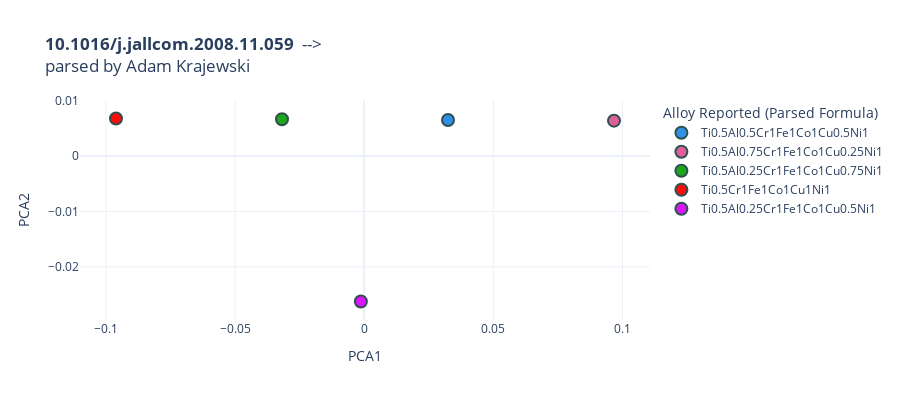

Notebook source saved alongside this figure:
### Code cell
sDOI.get_compVecs_2DPCA()
sDOI.analyze_compVecs_2DPCA()

### Figure 1 — Plotly figure (JSON) as saved in the notebook; plotly's stock layout.template omitted (floating-point values rounded to 4 significant figures)
{"data": [{"hovertemplate": "<b>%{hovertext}</b><br><br>Alloy Reported (Parsed Formula)=Ti0.5Al0.5Cr1Fe1Co1Cu0.5Ni1<br>PCA1=%{x}<br>PCA2=%{y}<extra></extra>", "hovertext": ["F: Ti0.5 Cr1 Fe1 Co1 Ni1 Cu0.5 Al0.5<br>PF: Ti9.1 Cr18.2 Fe18.2 Co18.2 Ni18.2 Cu9.1 Al9.1<br>Raw: Al0.5CoCrCu0.5FeNiTi0.5<br>RF: Ti1 Cr2 Fe2 Co2 Ni2 Cu1 Al1"], "legendgroup": "Ti0.5Al0.5Cr1Fe1Co1Cu0.5Ni1", "marker": {"color": "#2E91E5", "line": {"color": "DarkSlateGrey", "width": 2}, "size": 12, "symbol": "circle"}, "mode": "markers", "name": "Ti0.5Al0.5Cr1Fe1Co1Cu0.5Ni1", "orientation": "v", "showlegend": true, "type": "scatter", "x": [0.03246], "xaxis": "x", "y": [0.006499], "yaxis": "y"}, {"hovertemplate": "<b>%{hovertext}</b><br><br>Alloy Reported (Parsed Formula)=Ti0.5Al0.75Cr1Fe1Co1Cu0.25Ni1<br>PCA1=%{x}<br>PCA2=%{y}<extra></extra>", "hovertext": ["F: Ti0.5 Cr1 Fe1 Co1 Ni1 Cu0.25 Al0.75<br>PF: Ti9.1 Cr18.2 Fe18.2 Co18.2 Ni18.2 Cu4.5 Al13.6<br>Raw: Al0.75CoCrCu0.25FeNiTi0.5<br>RF: Ti2 Cr4 Fe4 Co4 Ni4 Cu1 Al3"], "legendgroup": "Ti0.5Al0.75Cr1Fe1Co1Cu0.25Ni1", "marker": {"color": "#E15F99", "line": {"color": "DarkSlateGrey", "width": 2}, "size": 12, "symbol": "circle"}, "mode": "markers", "name": "Ti0.5Al0.75Cr1Fe1Co1Cu0.25Ni1", "orientation": "v", "showlegend": true, "type": "scatter", "x": [0.09674], "xaxis": "x", "y": [0.006369], "yaxis": "y"}, {"hovertemplate": "<b>%{hovertext}</b><br><br>Alloy Reported (Parsed Formula)=Ti0.5Al0.25Cr1Fe1Co1Cu0.75Ni1<br>PCA1=%{x}<br>PCA2=%{y}<extra></extra>", "hovertext": ["F: Ti0.5 Cr1 Fe1 Co1 Ni1 Cu0.75 Al0.25<br>PF: Ti9.1 Cr18.2 Fe18.2 Co18.2 Ni18.2 Cu13.6 Al4.5<br>Raw: Al0.25CoCrCu0.75FeNiTi0.5<br>RF: Ti2 Cr4 Fe4 Co4 Ni4 Cu3 Al1"], "legendgroup": "Ti0.5Al0.25Cr1Fe1Co1Cu0.75Ni1", "marker": {"color": "#1CA71C", "line": {"color": "DarkSlateGrey", "width": 2}, "size": 12, "symbol": "circle"}, "mode": "markers", "name": "Ti0.5Al0.25Cr1Fe1Co1Cu0.75Ni1", "orientation": "v", "showlegend": true, "type": "scatter", "x": [-0.03182], "xaxis": "x", "y": [0.00663], "yaxis": "y"}, {"hovertemplate": "<b>%{hovertext}</b><br><br>Alloy Reported (Parsed Formula)=Ti0.5Cr1Fe1Co1Cu1Ni1<br>PCA1=%{x}<br>PCA2=%{y}<extra></extra>", "hovertext": ["F: Ti0.5 Cr1 Fe1 Co1 Ni1 Cu1<br>PF: Ti9.1 Cr18.2 Fe18.2 Co18.2 Ni18.2 Cu18.2<br>Raw: CoCrCuFeNiTi0.5<br>RF: Ti1 Cr2 Fe2 Co2 Ni2 Cu2"], "legendgroup": "Ti0.5Cr1Fe1Co1Cu1Ni1", "marker": {"color": "#FB0D0D", "line": {"color": "DarkSlateGrey", "width": 2}, "size": 12, "symbol": "circle"}, "mode": "markers", "name": "Ti0.5Cr1Fe1Co1Cu1Ni1", "orientation": "v", "showlegend": true, "type": "scatter", "x": [-0.0961], "xaxis": "x", "y": [0.00676], "yaxis": "y"}, {"hovertemplate": "<b>%{hovertext}</b><br><br>Alloy Reported (Parsed Formula)=Ti0.5Al0.25Cr1Fe1Co1Cu0.5Ni1<br>PCA1=%{x}<br>PCA2=%{y}<extra></extra>", "hovertext": ["F: Ti0.5 Cr1 Fe1 Co1 Ni1 Cu0.5 Al0.25<br>PF: Ti9.5 Cr19 Fe19 Co19 Ni19 Cu9.5 Al4.8<br>Raw: Al0.25CoCrCu0.5FeNiTi0.5<br>RF: Ti2 Cr4 Fe4 Co4 Ni4 Cu2 Al1"], "legendgroup": "Ti0.5Al0.25Cr1Fe1Co1Cu0.5Ni1", "marker": {"color": "#DA16FF", "line": {"color": "DarkSlateGrey", "width": 2}, "size": 12, "symbol": "circle"}, "mode": "markers", "name": "Ti0.5Al0.25Cr1Fe1Co1Cu0.5Ni1", "orientation": "v", "showlegend": true, "type": "scatter", "x": [-0.001278], "xaxis": "x", "y": [-0.02626], "yaxis": "y"}], "layout": {"height": 400, "legend": {"title": {"text": "Alloy Reported (Parsed Formula)"}, "tracegroupgap": 0}, "title": {"text": "<b>10.1016/j.jallcom.2008.11.059</b>  --> <br>parsed by Adam Krajewski"}, "width": 900, "xaxis": {"anchor": "y", "domain": [0, 1], "title": {"text": "PCA1"}}, "yaxis": {"anchor": "x", "domain": [0, 1], "title": {"text": "PCA2"}}}}
